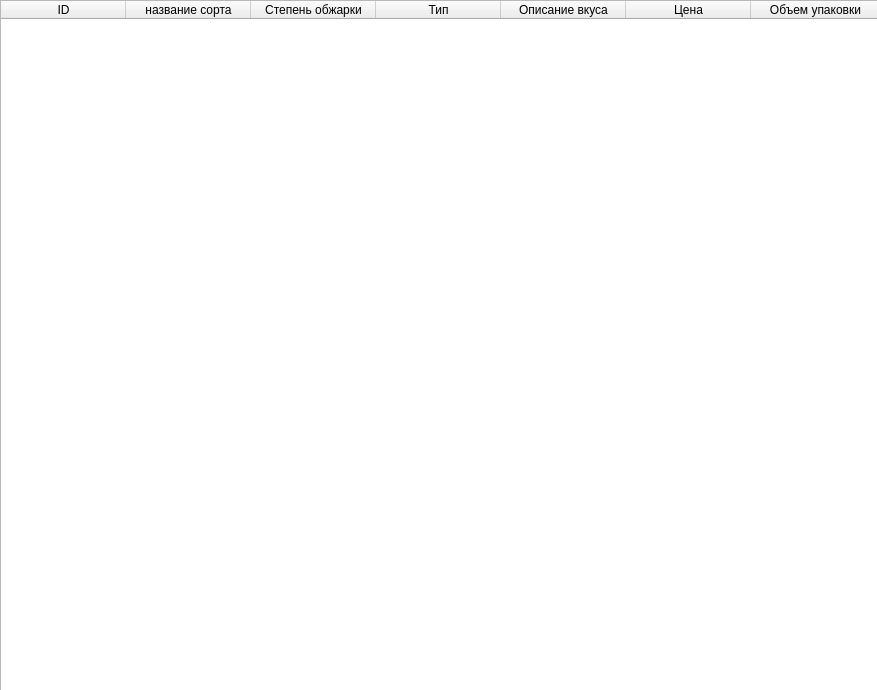
<?xml version="1.0" encoding="UTF-8"?>
<ui version="4.0">
 <class>Form</class>
 <widget class="QWidget" name="Form">
  <property name="geometry">
   <rect>
    <x>0</x>
    <y>0</y>
    <width>877</width>
    <height>690</height>
   </rect>
  </property>
  <property name="windowTitle">
   <string>Form</string>
  </property>
  <widget class="QTableWidget" name="tableWidget">
   <property name="geometry">
    <rect>
     <x>0</x>
     <y>0</y>
     <width>881</width>
     <height>691</height>
    </rect>
   </property>
   <property name="sizeAdjustPolicy">
    <enum>QAbstractScrollArea::AdjustToContents</enum>
   </property>
   <property name="editTriggers">
    <set>QAbstractItemView::NoEditTriggers</set>
   </property>
   <property name="tabKeyNavigation">
    <bool>true</bool>
   </property>
   <property name="verticalScrollMode">
    <enum>QAbstractItemView::ScrollPerPixel</enum>
   </property>
   <property name="horizontalScrollMode">
    <enum>QAbstractItemView::ScrollPerPixel</enum>
   </property>
   <property name="showGrid">
    <bool>true</bool>
   </property>
   <property name="cornerButtonEnabled">
    <bool>false</bool>
   </property>
   <attribute name="horizontalHeaderVisible">
    <bool>true</bool>
   </attribute>
   <attribute name="horizontalHeaderCascadingSectionResizes">
    <bool>true</bool>
   </attribute>
   <attribute name="horizontalHeaderDefaultSectionSize">
    <number>125</number>
   </attribute>
   <attribute name="horizontalHeaderStretchLastSection">
    <bool>true</bool>
   </attribute>
   <attribute name="verticalHeaderVisible">
    <bool>false</bool>
   </attribute>
   <attribute name="verticalHeaderCascadingSectionResizes">
    <bool>false</bool>
   </attribute>
   <attribute name="verticalHeaderMinimumSectionSize">
    <number>30</number>
   </attribute>
   <attribute name="verticalHeaderHighlightSections">
    <bool>true</bool>
   </attribute>
   <attribute name="verticalHeaderStretchLastSection">
    <bool>false</bool>
   </attribute>
   <column>
    <property name="text">
     <string>ID</string>
    </property>
   </column>
   <column>
    <property name="text">
     <string>название сорта</string>
    </property>
   </column>
   <column>
    <property name="text">
     <string>Степень обжарки</string>
    </property>
   </column>
   <column>
    <property name="text">
     <string>Тип</string>
    </property>
   </column>
   <column>
    <property name="text">
     <string>Описание вкуса</string>
    </property>
   </column>
   <column>
    <property name="text">
     <string>Цена</string>
    </property>
   </column>
   <column>
    <property name="text">
     <string>Объем упаковки</string>
    </property>
   </column>
  </widget>
 </widget>
 <resources/>
 <connections/>
</ui>
